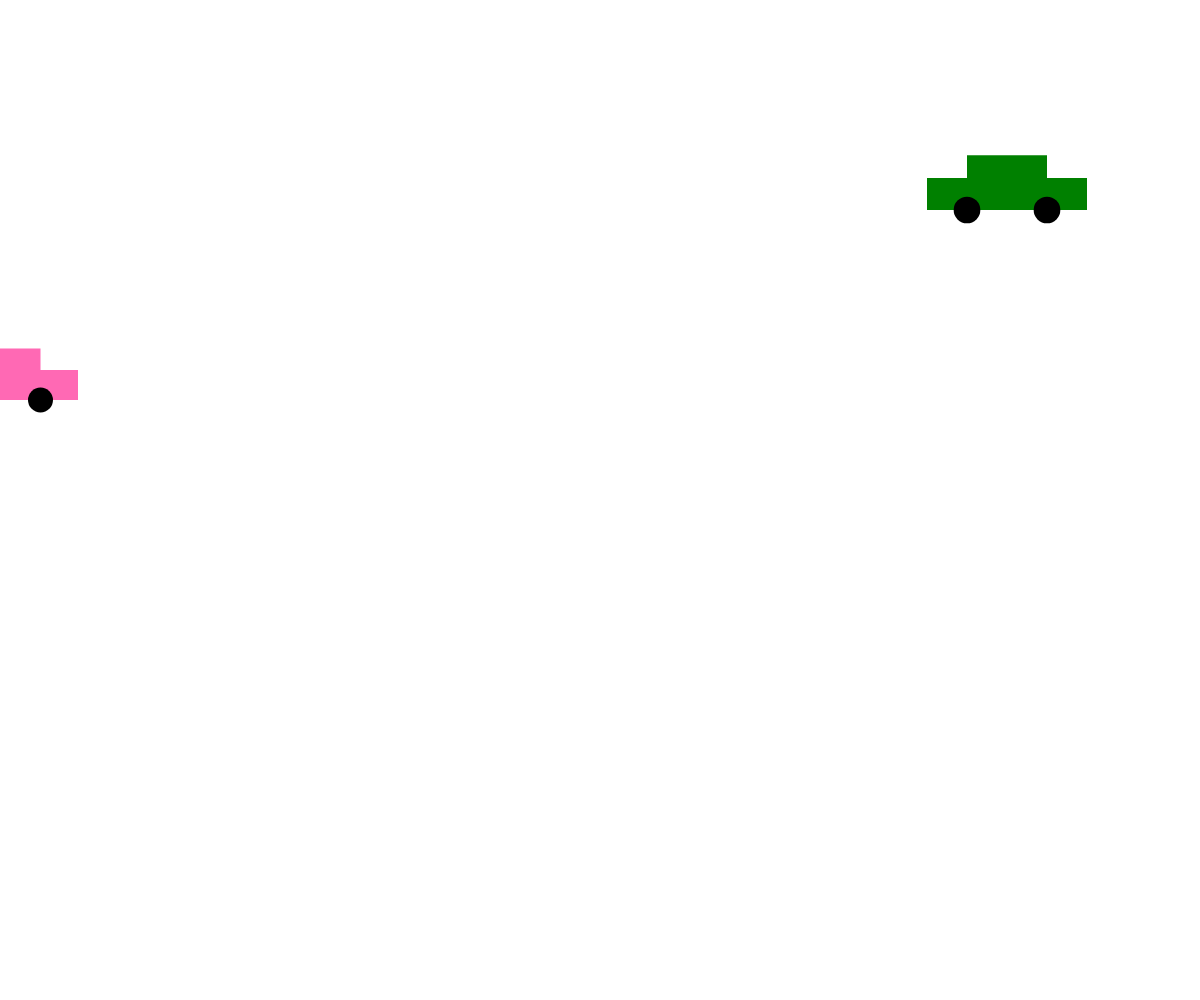
Frame 1 (no input)
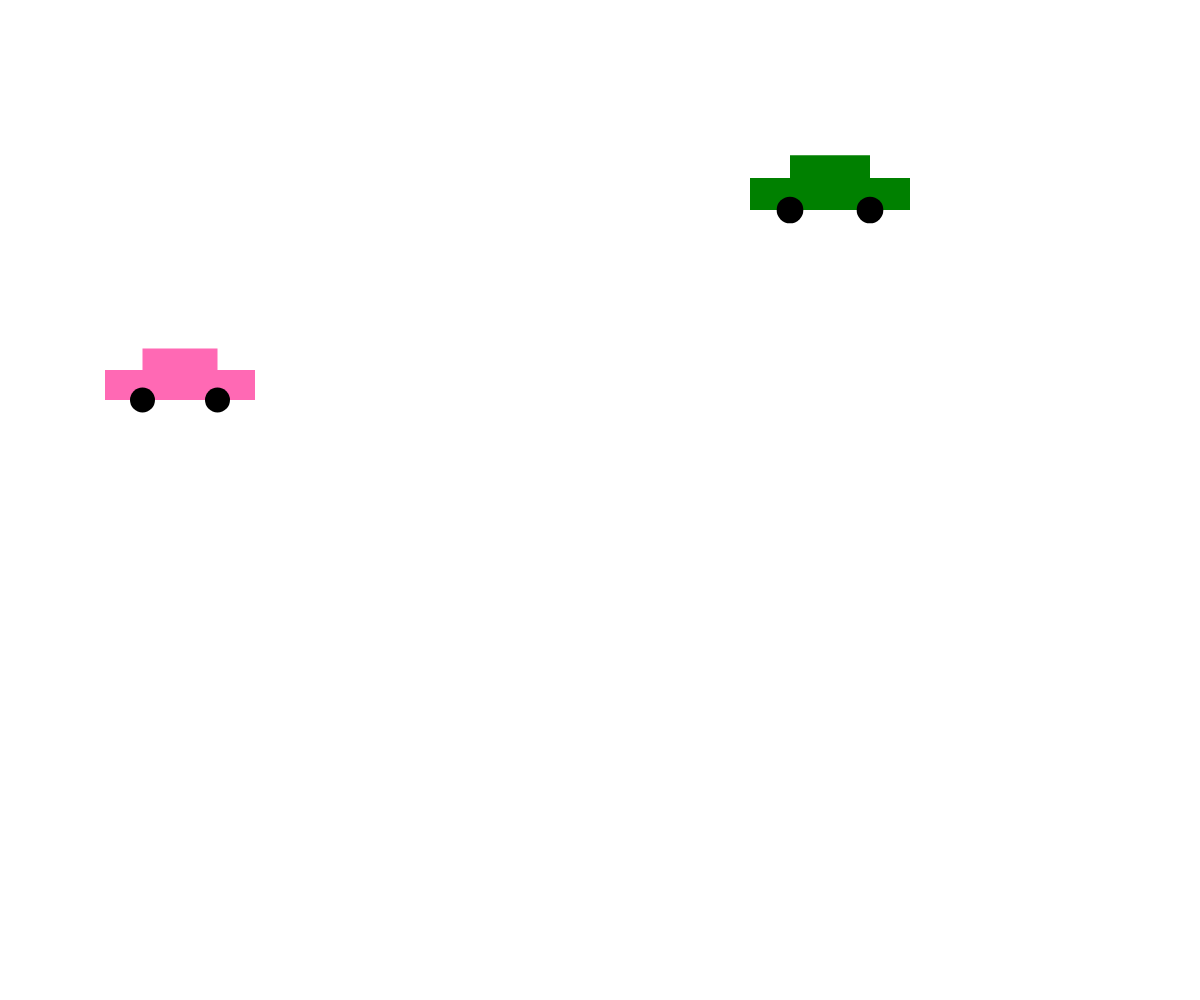
Frame 60 (no input)
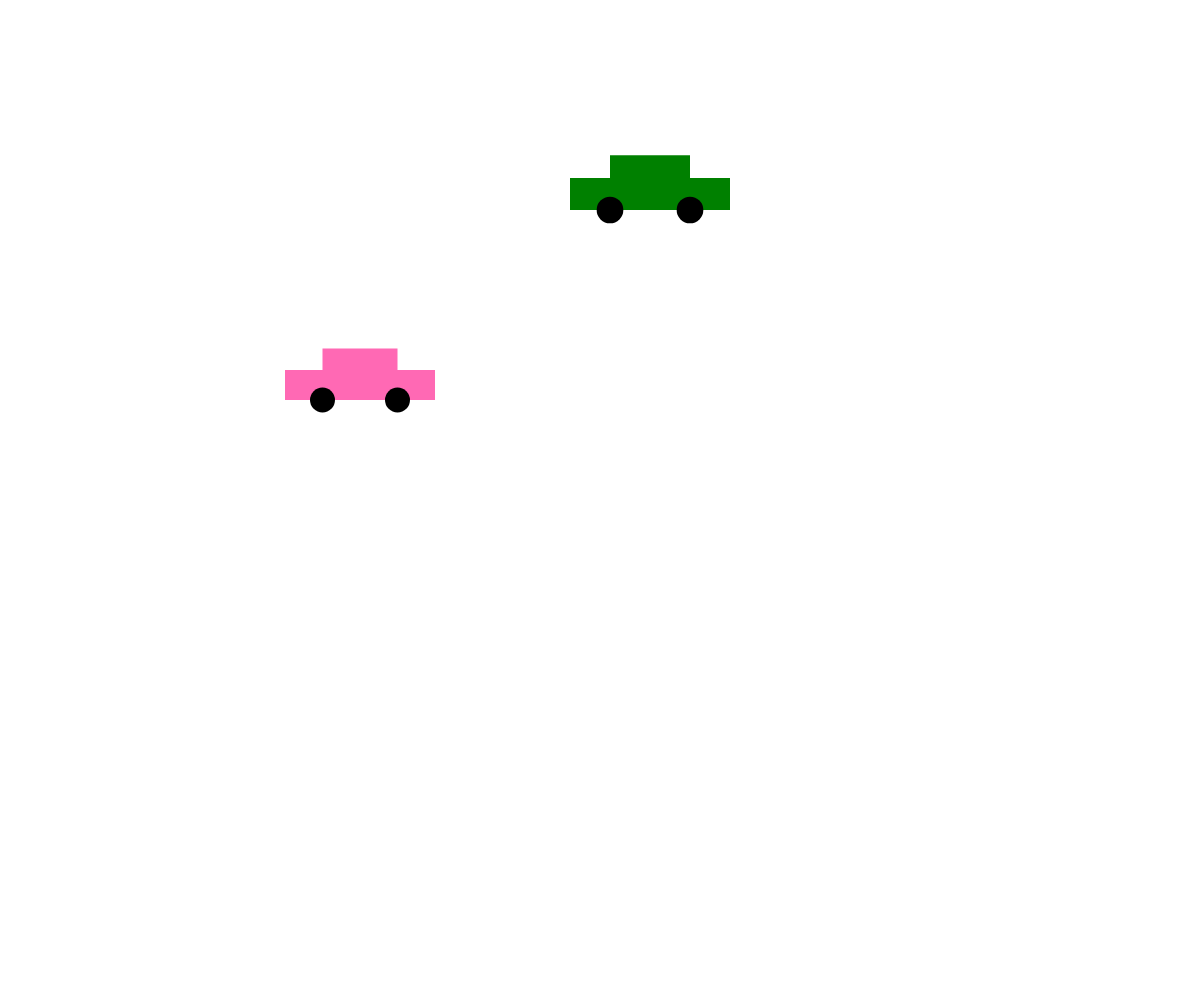
Frame 120 (the mouse pressed at the canvas centre since frame 60)

The p5.js sketch that drew these frames (run headless with seeded random() and noise() and a simulated clock; from frame 60 on, the mouse is pressed at the canvas centre):

// p5.js sketch
// ── sketch.js
const canvasWidth = window.innerWidth;
const canvasHeight = window.innerHeight; 

// feel free to change these values as you like!
const c1 = {
    x: 0,
    y: 400,
    width: 150,
    speed: 3,
    color: 'hotpink'
};

const c2 = {
    x: 1000,
    y: 200,
    width: 150,
    speed: -3,
    color: 'green'
};


// required to set up the canvas:
function setup() {
    createCanvas(canvasWidth, canvasHeight);
}


// animation loop:
function draw() {
    // clear the canvas:
    clear();

    // move the car:
    if (c1.x > canvasWidth) {
        c1.x = 0;
    }

    if (c2.x < 0) {
        c2.x = canvasWidth;
    }

    c1.x += c1.speed;
    c2.x += c2.speed;
   

    // redraw the car:
    drawCar(c1.x, c1.y, c1.width, c1.color);
    drawCar(c2.x + 10, c2.y + 10, c2.width + 10, c2.color);
    
    // draw the grid (optional -- feel free to remove this line):
   
}


// this function's job is to draw a car based on the 
// parameters the user passes in (x, y, size, fillColor, and wheelColor)
function drawCar(x, y, size, fillColor, wheelColor='black') {
    strokeWeight(0);
    
    // body
    fill(fillColor);
    rect(x - size/4, y - (size/5 + size/7), size / 2, size/7); // top
    rect(x - size/2, y - size/5, size, size/5); // bottom

    // wheels:
    fill(wheelColor);
    circle(x - size / 4, y, size / 6);
    circle(x + size / 4, y, size / 6);
}
